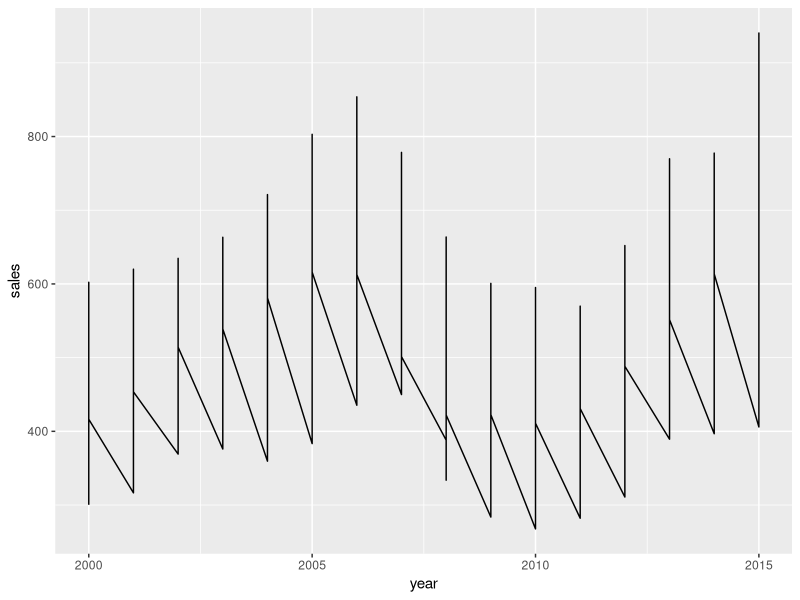
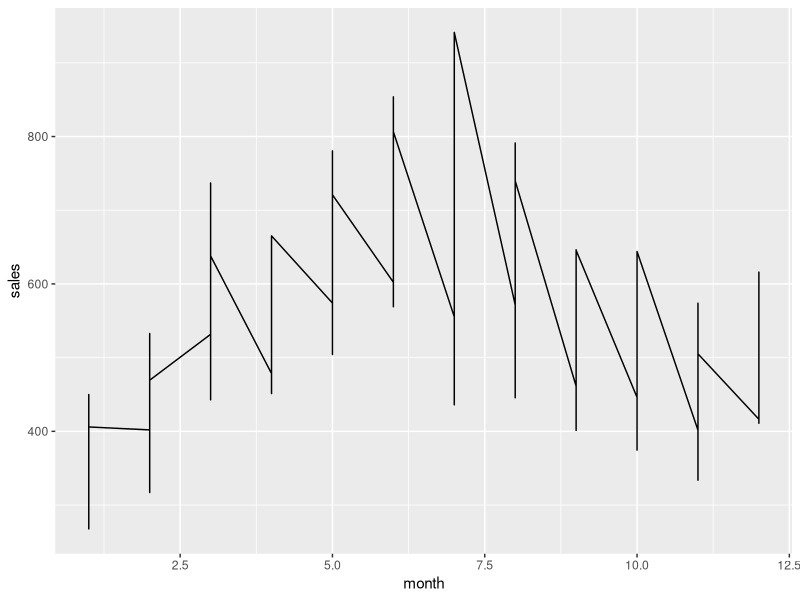
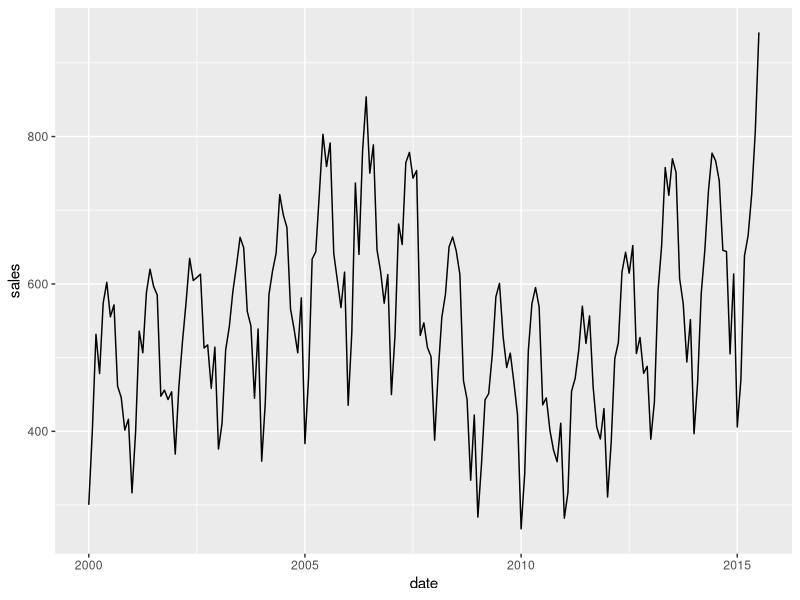
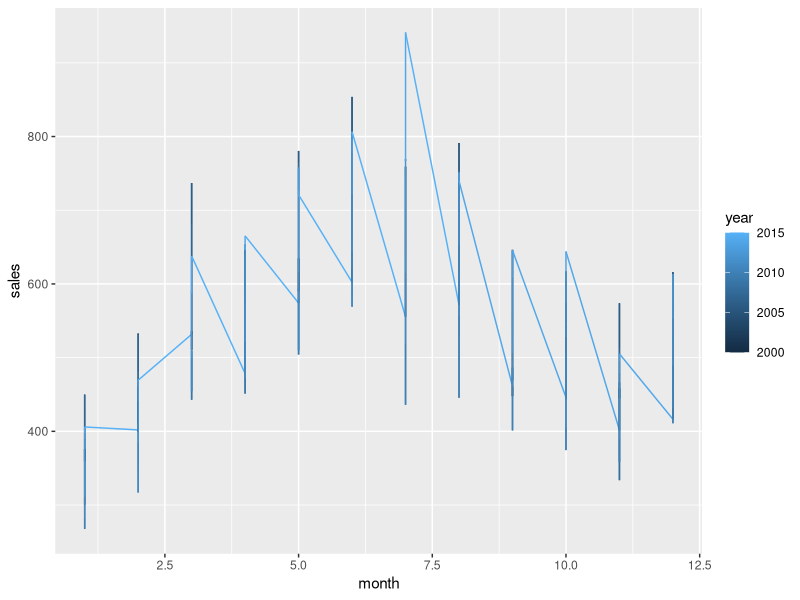
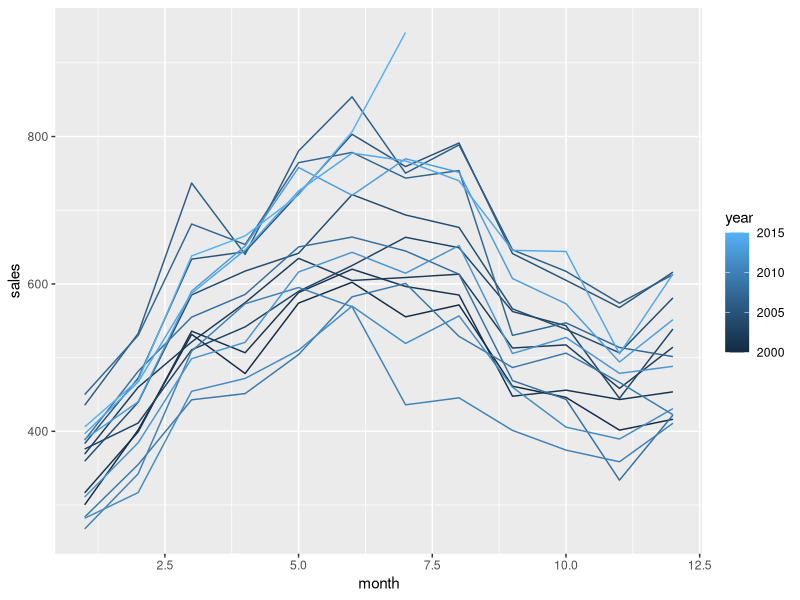
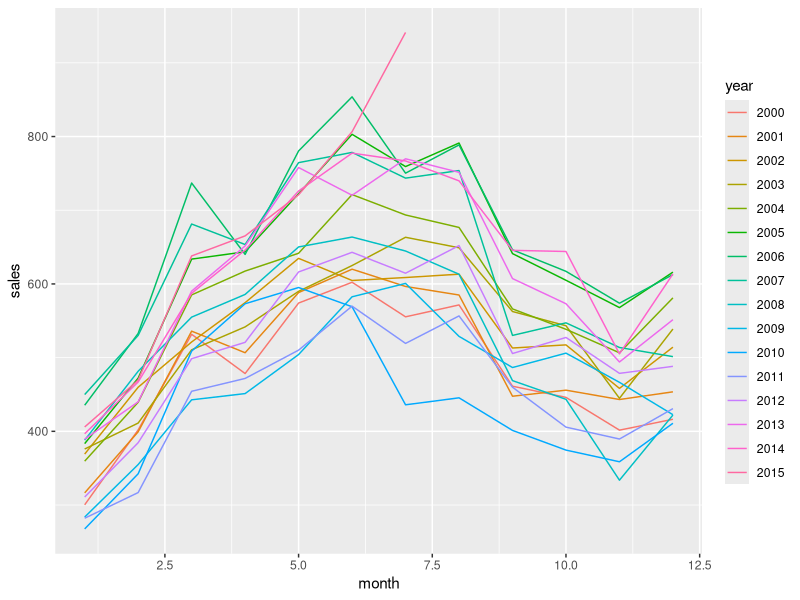
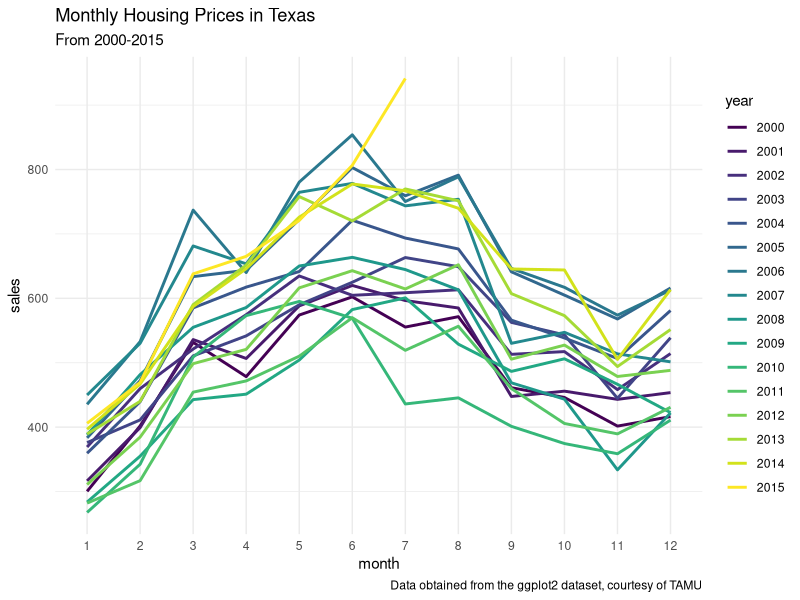

Generate these figures, in order, with R:
## ---- chunk 1
knitr::opts_chunk$set(echo = TRUE)
## ---- chunk 2
library(tidyverse)
## ---- chunk 3
data(txhousing)
txhousing %>% view()
## ---- chunk 4
txhousing %>% 
  summarise(min = min(date),
            max = max(date))
## ---- chunk 5
txeda <- txhousing %>% 
  group_by(year, month) %>% 
  summarise(sales = mean(sales),
            volume = mean(volume),
            median = mean(median),
            listings = mean(listings),
            inventory = mean(inventory))

txeda
  
## ---- chunk 6
txeda <- txhousing %>% 
  group_by(year, month) %>% 
  summarise(sales = mean(sales, na.rm = TRUE),
            volume = mean(volume, na.rm = TRUE),
            median = mean(median, na.rm = TRUE),
            listings = mean(listings, na.rm = TRUE),
            inventory = mean(inventory, na.rm = TRUE))

txeda
## ---- chunk 7
txeda %>% 
  ggplot(aes(year, sales)) + 
  geom_line()

txeda %>% 
  ggplot(aes(month, sales)) + 
  geom_line()
## ---- chunk 8
txeda <- txhousing %>% 
  group_by(year, month) %>% 
  summarise(sales = mean(sales, na.rm = TRUE),
            volume = mean(volume, na.rm = TRUE),
            median = mean(median, na.rm = TRUE),
            listings = mean(listings, na.rm = TRUE),
            inventory = mean(inventory, na.rm = TRUE),
            date = mean(date))

# Obviously every single date value within the same month and year will be the same
# So taking its mean is also going to give us the same value

txeda %>% 
  ggplot(aes(date, sales)) + 
  geom_line()
## ---- chunk 9
txeda %>% 
  ggplot(aes(month, sales)) + 
  # We already know that this is going to fail, because we have all the months from
  # 2000 to 2015. So let's split this into 15 individual lines, one per year.
  geom_line(aes(col = year))
## ---- chunk 10
txeda
## ---- chunk 11
txeda %>% 
  ggplot(aes(month, sales)) + 
  geom_line(aes(col = year, group = year))

## ---- chunk 12
txeda <- txeda %>% 
  mutate(year = as.factor(year))

txeda %>% 
  ggplot(aes(month, sales)) + 
  geom_line(aes(col = year, group = year))
## ---- chunk 13
txeda %>% 
  mutate(month = as.factor(month)) %>% 
  ggplot(aes(month, sales)) + 
  geom_line(aes(col = year, group = year), size = 1) + 
  labs(title = "Monthly Housing Prices in Texas",
       subtitle = "From 2000-2015",
       captions = "Data obtained from the ggplot2 dataset, courtesy of TAMU") + 
  theme_minimal() + 
  scale_color_viridis_d()

## ---- chunk 14
colSums(is.na(txhousing))
## ---- chunk 15
txhousing %>% summary()
## ---- chunk 16
568/8952
## ---- chunk 17
txhousing %>% 
  filter(is.na(sales)) %>% 
  view()
